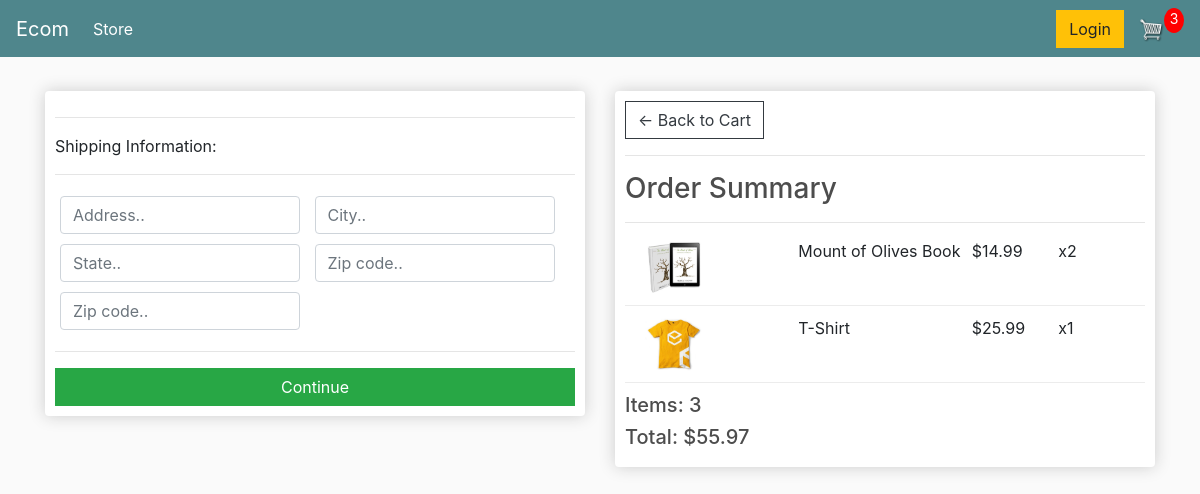
Before: /checkout/ (signed in) with the older database file.
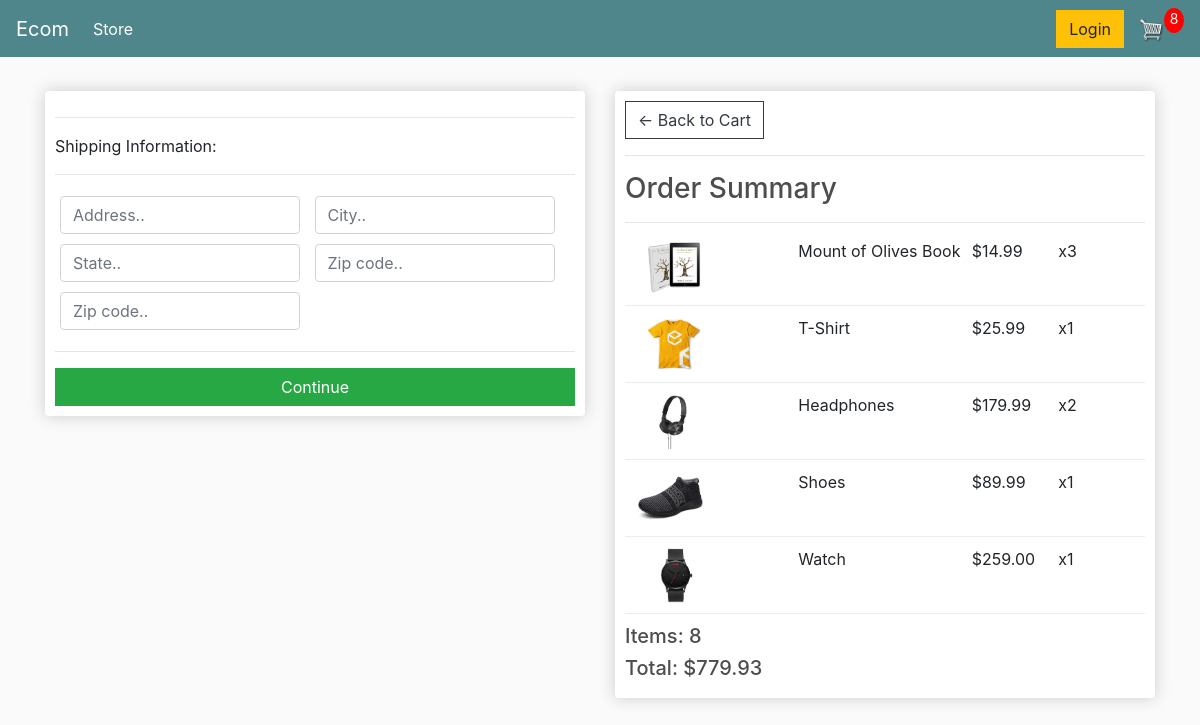
After: the same page with the newer database file.
### store/models.py (models this page shows, shortened)
class OrderItem(models.Model):
  product = models.ForeignKey(Product, on_delete=models.SET_NULL, null=True, blank=True)
  order = models.ForeignKey(Order, on_delete=models.SET_NULL, null=True, blank=True)
  quantity = models.IntegerField(default=0, null=True, blank=True)
  date_added = models.DateTimeField(auto_now_add=True)
  @property
  def get_total(self):
    total = self.product.price * self.quantity
    return total

class Product(models.Model):
  name = models.CharField(max_length=200, null=True)
  price = models.DecimalField(max_digits=7, decimal_places=2)
  digital = models.BooleanField(default=False, null=True, blank=True)
  image = models.ImageField(null=True, blank=True)
  @property
  def imageURL(self):
    try:
      url = self.image.url
    except:
      url = ''
    return url

class Order(models.Model):
  customer = models.ForeignKey(Customer, on_delete=models.SET_NULL, null=True, blank=True)
  date_order = models.DateTimeField(auto_now_add=True)
  complete = models.BooleanField(default=False, null=True, blank=True)
  transaction_id = models.CharField(max_length=200, null=True)
  @property
  def shipping(self):
    shipping = False
    orderitems = self.orderitem_set.all()
    for i in orderitems:
      if i.product.digital == False:
        shipping = True
    return shipping
  @property
  def get_cart_total(self):
    orderitems = self.orderitem_set.all()
    total = sum([item.get_total for item in orderitems])
    return total
  @property
  def get_cart_items(self):
    orderitems = self.orderitem_set.all()
    total = sum([item.quantity for item in orderitems])
    return total

### store/views.py (the view)
# urls.py: path('checkout/', views.checkout, name='checkout'),
def checkout(request):
	data = cartData(request)
	cartItems = data['cartItems']
	order = data['order']
	items = data['items']
	context = {'items':items, 'order':order, 'cartItems':cartItems}
	return render(request, 'store/checkout.html', context)

### store/utils.py (called while the page is built)
def cartData(request):
	if request.user.is_authenticated:
		customer = request.user.customer
		order, created = Order.objects.get_or_create(customer=customer, complete=False)
		items = order.orderitem_set.all()
		cartItems = order.get_cart_items
	else:
		cookieData = cookieCart(request)
		cartItems = cookieData['cartItems']
		order = cookieData['order']
		items = cookieData['items']
	return {'cartItems':cartItems ,'order':order, 'items':items}

### store/templates/store/checkout.html (shortened to what this page needs)
{% extends 'store/main.html' %}
{% load static %}
{% block content %}
     <div class="row">
		<div class="col-lg-6">
			<div class="box-element" id="form-wrapper">
				<form id="form">
					<div id="shipping-info">
						<hr>
						<p>Shipping Information:</p>
						<hr>
						<div class="form-field">
							<input class="form-control" type="text" name="address" placeholder="Address..">
						</div>
						<div class="form-field">
							<input class="form-control" type="text" name="city" placeholder="City..">
						</div>
						<div class="form-field">
							<input class="form-control" type="text" name="state" placeholder="State..">
						</div>
						<div class="form-field">
							<input class="form-control" type="text" name="zipcode" placeholder="Zip code..">
						</div>
						<div class="form-field">
							<input class="form-control" type="text" name="country" placeholder="Zip code..">
						</div>
					</div>
					<hr>
					<input id="form-button" class="btn btn-success btn-block" type="submit" value="Continue">
				</form>
			</div>
			<br>
		</div>
		<div class="col-lg-6">
			<div class="box-element">
				<a  class="btn btn-outline-dark" href="{% url 'cart' %}">&#x2190; Back to Cart</a>
				<hr>
				<h3>Order Summary</h3>
				<hr>
				{% for item in items %}
				<div class="cart-row">
					<div style="flex:2"><img class="row-image" src="{{item.product.imageURL}}"></div>
					<div style="flex:2"><p>{{item.product.name}}</p></div>
					<div style="flex:1"><p>${{item.product.price}}</p></div>
					<div style="flex:1"><p>x{{item.quantity}}</p></div>
				</div>
				{% endfor %}
				<h5>Items:   {{order.get_cart_items}}</h5>
				<h5>Total:   ${{order.get_cart_total}}</h5>
			</div>
		</div>
	</div>
{% endblock content %}

Changed rows visible on the page:
changed OrderItem "Mount of Olives Book": quantity "2" → "3"
added OrderItem: product.imageURL (picture), product.name "Headphones", product.price "179.99", quantity "2"
added OrderItem: product.imageURL (picture), product.name "Shoes", product.price "89.99", quantity "1"
added OrderItem: product.imageURL (picture), product.name "Watch", product.price "259.00", quantity "1"
changed through a linked row, Order: get_cart_items "3" → "8"; get_cart_total "55.97" → "779.93"
Other visible differences:
{{ cartItems }}: "3" → "8"
